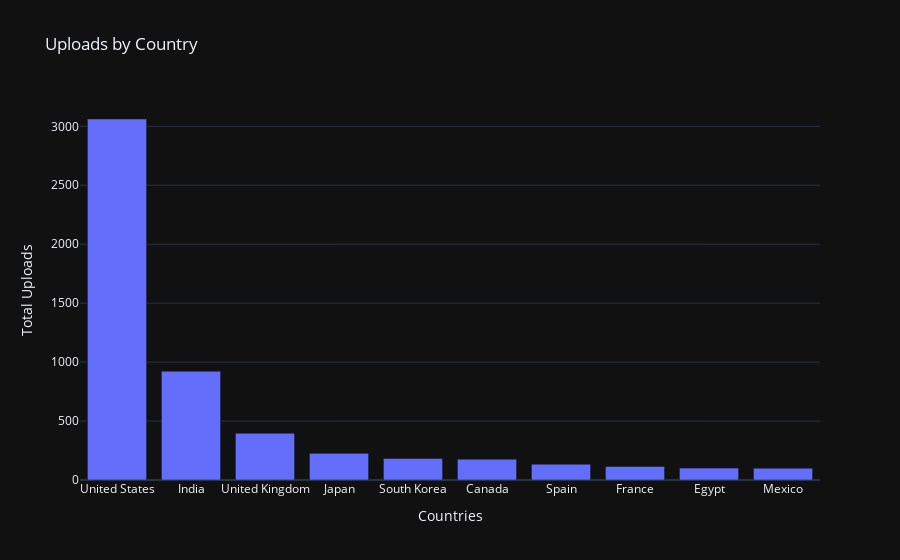

Source (notebook cell):
### Code cell
fig = px.bar(top10,x = 'index', y = 'country',labels = {'index' : 'Countries', 'country' : 'Total Uploads'},title='Uploads by Country',template = 'plotly_dark')
fig.update_traces(
    hovertemplate = '%{x} <br>Total : %{y}',
)
fig.show()

### Figure 1 — Plotly figure (JSON) as saved in the notebook; plotly's stock layout.template omitted (floating-point values rounded to 4 significant figures)
{"data": [{"alignmentgroup": "True", "hovertemplate": "%{x} <br>Total : %{y}", "legendgroup": "", "marker": {"color": "#636efa", "pattern": {"shape": ""}}, "name": "", "offsetgroup": "", "orientation": "v", "showlegend": false, "textposition": "auto", "type": "bar", "x": ["United States", "India", "United Kingdom", "Japan", "South Korea", "Canada", "Spain", "France", "Egypt", "Mexico"], "xaxis": "x", "y": [3062, 923, 397, 226, 183, 177, 134, 115, 101, 100], "yaxis": "y"}], "layout": {"barmode": "relative", "legend": {"tracegroupgap": 0}, "title": {"text": "Uploads by Country"}, "xaxis": {"anchor": "y", "domain": [0, 1], "title": {"text": "Countries"}}, "yaxis": {"anchor": "x", "domain": [0, 1], "title": {"text": "Total Uploads"}}}}
